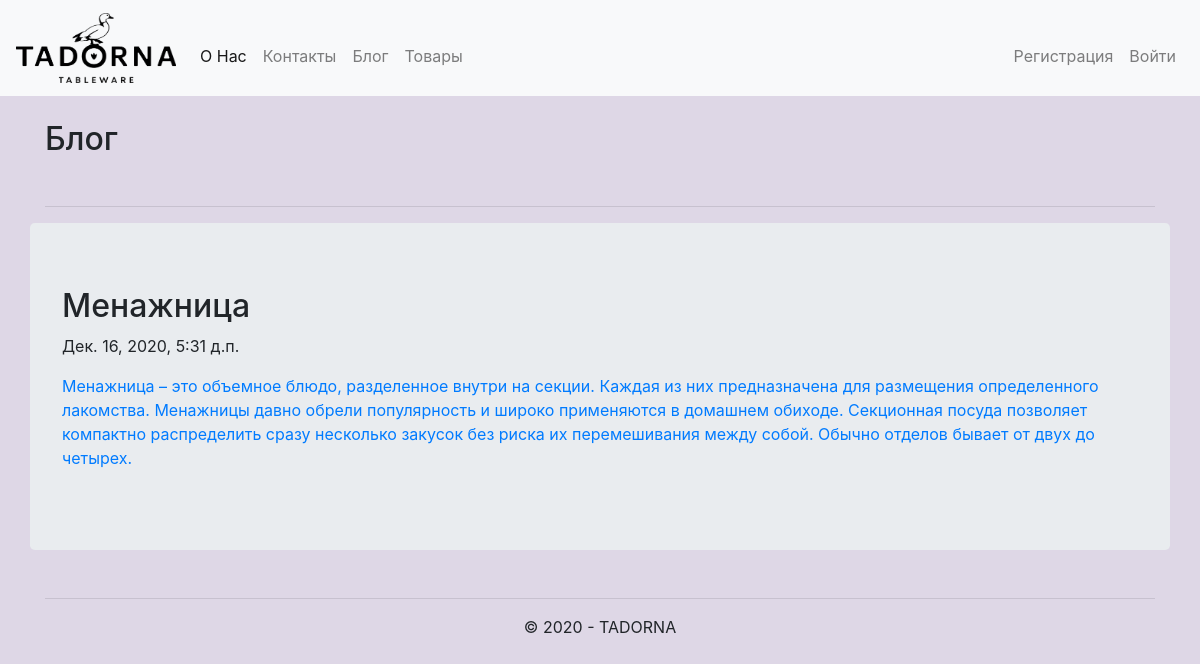
Page /blog on the committed database.
### app/models.py (models this page shows, shortened)
class Blog(models.Model):
    title = models.CharField(max_length = 100, unique_for_date = "posted", verbose_name = "Заголовок")
    description = models.TextField (verbose_name = "Краткое содержание")
    content = models.TextField (verbose_name = "Полное содержание")
    posted = models.DateTimeField (default = datetime.now(), db_index = True, verbose_name = "Опубликована")
    author = models.ForeignKey(User, null=True, blank=True, on_delete = models.SET_NULL, verbose_name = "Автор")
    image = models.FileField(default = 'temp.jpg', verbose_name = "Путь к картинке")
    class Meta:                         # метаданные — вложенный класс, который задает дополнительные параметры модели:
        db_table = "Posts"          # имя таблицы для модели
        ordering = ["-posted"]   # порядок сортировки данных в модели ("–" означает по убыванию)
        verbose_name = "статья блога"   # имя, под которым модель будет отображаться в административном разделе (для одной статьи блога)
        verbose_name_plural = "статьи блога"    # тоже для всех статей блога

### app/views.py (the view)
# urls.py: url(r'^blog$', app.views.blog, name='blog'),
def blog(request):
    posts = Blog.objects.order_by('-posted')        # запрос на выбор всех статей из модели, отсортированных по убыванию даты опубликования
    assert isinstance(request, HttpRequest)
    return render(
        request,
        'app/blog.html',
        {                     # параметр в {} — данные для использования в шаблоне.
            'title':'Блог',
            'posts': posts,            # передача списка статей в шаблон веб-страницы
            'year':datetime.now().year,
        }
)

### cart/context_processors.py (called while the page is built)
def cart(request):
    return {'cart': Cart(request)}

### app/templates/app/blog.html
{% extends "app/layout.html" %}
{% block content %}
<h2  style="padding-top:20px;">{{ title }}</h2> <br />
{% for post in posts %}
<hr/>
<div class="row">
<div class="jumbotron">
<h2> {{post.title}} </h2>
<p> {{post.posted}} </p>
<p> <a href="{% url 'blogpost' parametr=post.id %}">{{ post.description }}</a>  </p>
    </div>
    </div>
{% endfor %}
{% endblock %}

### app/static/app/content/site.css (style rules this page uses)
body { background-color: #DED7E6; padding-bottom: 15px; }

### rows in the picture
Blog: title "Менажница", posted "Дек. 16, 2020, 5:31 д.п.", description "Менажница – это объемное блюдо, разделенное внутри на секции. Каждая из них предназначена для размещения определенного лакомства. Менажницы давно обрели популярность и широко применяются в домашнем обиходе. Секционная посуда позволяет компактно распределить сразу несколько закусок без риска их перемешивания между собой. Обычно отделов бывает от двух до четырех."

### other values in the picture
{{ title }} "Блог"
